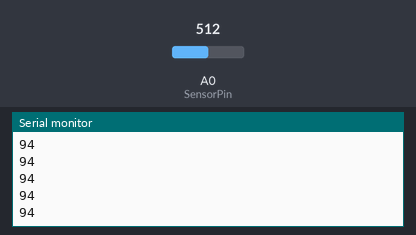
A sketch run on a simulated Arduino Uno, built with avr-gcc and run on an emulated ATmega328P. On the bench: the last lines printed to the serial monitor. The test bench sets the inputs (shaded band); at power-on: A0 (SensorPin) = 512.

Above: at 1.2 s.
1.3 s: A0 (SensorPin) set to 716
At 1.31 s:
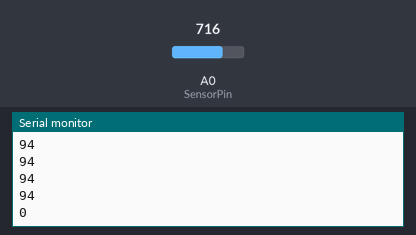
2.8 s: A0 (SensorPin) set to 900
At 2.81 s:
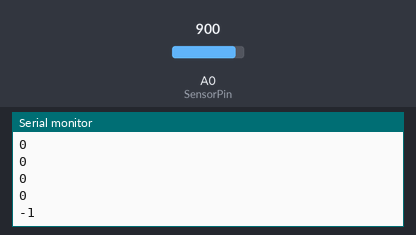
Timing chart, 0 to 5.8 s (numbered marks = the images above; inputs shaded):
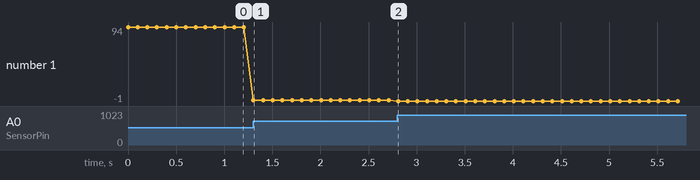

The sketch:

soil_moisture.ino
```cpp
#include "SoilSensor_Controller.h"

void setup() {
  Serial.begin(115200);
}

void loop() {
  // sensorVal = analogRead(SensorPin);
  // Serial.print("Moisture Value: ");
  // Serial.println(sensorVal);
  Serial.println(getMoisture());
  delay(100);
}
```

SoilSensor_Controller.h
```cpp
#define SensorPin       A0
int wetSoilVal = 500 ;  //min value when soil is wet
int drySoilVal = 714 ;  //max value when soil is dry

int getMoisture(){
  int sensorVal = analogRead(SensorPin);

  if (sensorVal > (wetSoilVal - 20) && sensorVal < (drySoilVal + 20) ){
    return map(sensorVal ,drySoilVal, wetSoilVal, 0, 100);
  }
  else{
    return -1;
  }
}

void PrintAnalog(){
    int sensorVal = analogRead(SensorPin);
    Serial.println(sensorVal);
}
```

Measured:
- after the input at 1.3 s, the serial monitor: prints a new line at once (image 1)
- after the input at 2.8 s, the serial monitor: prints a new line at once (image 2)
- plotted number 1: 94 → 0 after the input at 1.3 s, 0 → -1 after the input at 2.8 s
